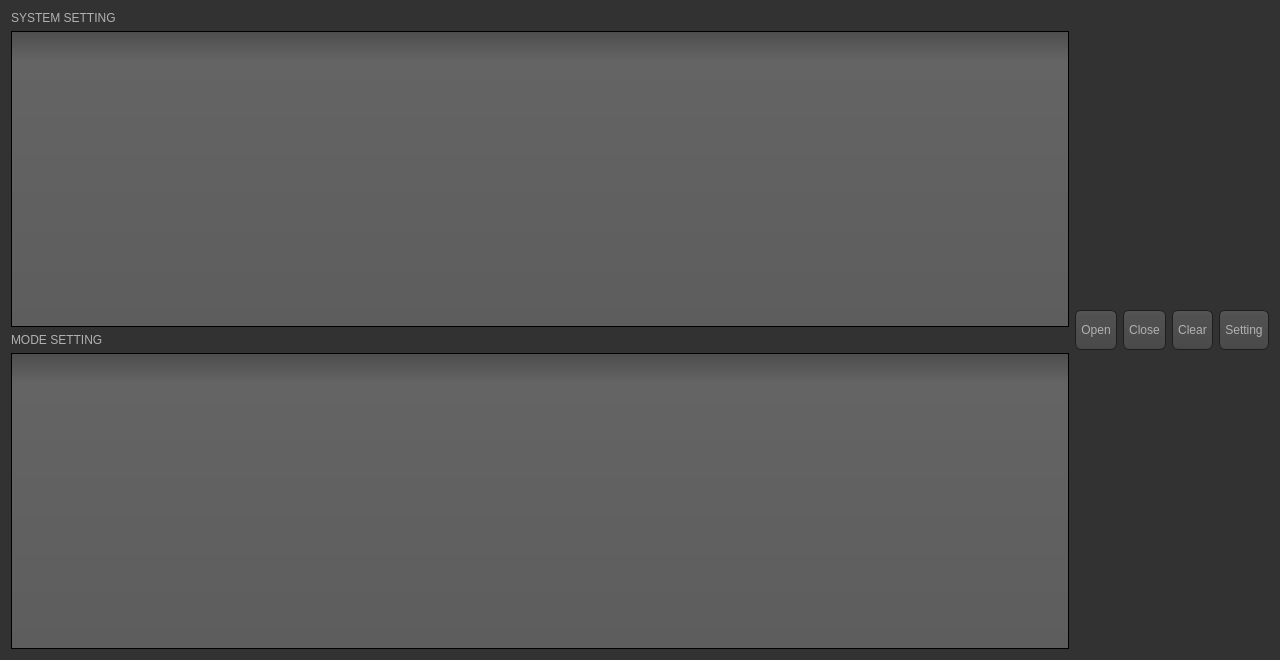
<?xml version="1.0" encoding="UTF-8"?>
<ui version="4.0">
 <class>SystemPage</class>
 <widget class="QWidget" name="SystemPage">
  <property name="geometry">
   <rect>
    <x>0</x>
    <y>0</y>
    <width>1280</width>
    <height>660</height>
   </rect>
  </property>
  <property name="sizePolicy">
   <sizepolicy hsizetype="Expanding" vsizetype="Expanding">
    <horstretch>0</horstretch>
    <verstretch>0</verstretch>
   </sizepolicy>
  </property>
  <property name="windowTitle">
   <string>Form</string>
  </property>
  <property name="styleSheet">
   <string notr="true">QToolTip
{
     border: 1px solid black;
     background-color: #ffa02f;
     padding: 1px;
     border-radius: 3px;
     opacity: 100;
}

QWidget
{
    color: #b1b1b1;
    background-color: #323232;
}

QWidget:item:hover
{
    background-color: QLinearGradient( x1: 0, y1: 0, x2: 0, y2: 1, stop: 0 #ffa02f, stop: 1 #ca0619);
    color: #000000;
}

QWidget:item:selected
{
    background-color: QLinearGradient( x1: 0, y1: 0, x2: 0, y2: 1, stop: 0 #ffa02f, stop: 1 #d7801a);
}

QMenuBar::item
{
    background: transparent;
}

QMenuBar::item:selected
{
    background: transparent;
    border: 1px solid #ffaa00;
}

QMenuBar::item:pressed
{
    background: #444;
    border: 1px solid #000;
    background-color: QLinearGradient(
        x1:0, y1:0,
        x2:0, y2:1,
        stop:1 #212121,
        stop:0.4 #343434/*,
        stop:0.2 #343434,
        stop:0.1 #ffaa00*/
    );
    margin-bottom:-1px;
    padding-bottom:1px;
}

QMenu
{
    border: 1px solid #000;
}

QMenu::item
{
    padding: 2px 20px 2px 20px;
}

QMenu::item:selected
{
    color: #000000;
}

QWidget:disabled
{
    color: #404040;
    background-color: #323232;
}

QAbstractItemView
{
    background-color: QLinearGradient( x1: 0, y1: 0, x2: 0, y2: 1, stop: 0 #4d4d4d, stop: 0.1 #646464, stop: 1 #5d5d5d);
}

QWidget:focus
{
    /*border: 2px solid QLinearGradient( x1: 0, y1: 0, x2: 0, y2: 1, stop: 0 #ffa02f, stop: 1 #d7801a);*/
}

QLineEdit
{
    background-color: QLinearGradient( x1: 0, y1: 0, x2: 0, y2: 1, stop: 0 #4d4d4d, stop: 0 #646464, stop: 1 #5d5d5d);
    padding: 1px;
    border-style: solid;
    border: 1px solid #1e1e1e;
    border-radius: 5;
}

QPushButton
{
    color: #b1b1b1;
    background-color: QLinearGradient( x1: 0, y1: 0, x2: 0, y2: 1, stop: 0 #565656, stop: 0.1 #525252, stop: 0.5 #4e4e4e, stop: 0.9 #4a4a4a, stop: 1 #464646);
    border-width: 1px;
    border-color: #1e1e1e;
    border-style: solid;
    border-radius: 6;
    padding: 3px;
    font-size: 12px;
    padding-left: 5px;
    padding-right: 5px;
}

QPushButton:pressed
{
    background-color: QLinearGradient( x1: 0, y1: 0, x2: 0, y2: 1, stop: 0 #2d2d2d, stop: 0.1 #2b2b2b, stop: 0.5 #292929, stop: 0.9 #282828, stop: 1 #252525);
}

QComboBox
{
    selection-background-color: #ffaa00;
    background-color: QLinearGradient( x1: 0, y1: 0, x2: 0, y2: 1, stop: 0 #565656, stop: 0.1 #525252, stop: 0.5 #4e4e4e, stop: 0.9 #4a4a4a, stop: 1 #464646);
    border-style: solid;
    border: 1px solid #1e1e1e;
    border-radius: 5;
}

QComboBox:hover,QPushButton:hover
{
    border: 2px solid QLinearGradient( x1: 0, y1: 0, x2: 0, y2: 1, stop: 0 #ffa02f, stop: 1 #d7801a);
}


QComboBox:on
{
    padding-top: 3px;
    padding-left: 4px;
    background-color: QLinearGradient( x1: 0, y1: 0, x2: 0, y2: 1, stop: 0 #2d2d2d, stop: 0.1 #2b2b2b, stop: 0.5 #292929, stop: 0.9 #282828, stop: 1 #252525);
    selection-background-color: #ffaa00;
}

QComboBox QAbstractItemView
{
    border: 2px solid darkgray;
    selection-background-color: QLinearGradient( x1: 0, y1: 0, x2: 0, y2: 1, stop: 0 #ffa02f, stop: 1 #d7801a);
}

QComboBox::drop-down
{
     subcontrol-origin: padding;
     subcontrol-position: top right;
     width: 15px;

     border-left-width: 0px;
     border-left-color: darkgray;
     border-left-style: solid; /* just a single line */
     border-top-right-radius: 3px; /* same radius as the QComboBox */
     border-bottom-right-radius: 3px;
 }

QComboBox::down-arrow
{
     image: url(:/down_arrow.png);
}

QGroupBox:focus
{
border: 2px solid QLinearGradient( x1: 0, y1: 0, x2: 0, y2: 1, stop: 0 #ffa02f, stop: 1 #d7801a);
}

QTextEdit:focus
{
    border: 2px solid QLinearGradient( x1: 0, y1: 0, x2: 0, y2: 1, stop: 0 #ffa02f, stop: 1 #d7801a);
}

QScrollBar:horizontal {
     border: 1px solid #222222;
     background: QLinearGradient( x1: 0, y1: 0, x2: 0, y2: 1, stop: 0.0 #121212, stop: 0.2 #282828, stop: 1 #484848);
     height: 7px;
     margin: 0px 16px 0 16px;
}

QScrollBar::handle:horizontal
{
      background: QLinearGradient( x1: 0, y1: 0, x2: 1, y2: 0, stop: 0 #ffa02f, stop: 0.5 #d7801a, stop: 1 #ffa02f);
      min-height: 20px;
      border-radius: 2px;
}

QScrollBar::add-line:horizontal {
      border: 1px solid #1b1b19;
      border-radius: 2px;
      background: QLinearGradient( x1: 0, y1: 0, x2: 1, y2: 0, stop: 0 #ffa02f, stop: 1 #d7801a);
      width: 14px;
      subcontrol-position: right;
      subcontrol-origin: margin;
}

QScrollBar::sub-line:horizontal {
      border: 1px solid #1b1b19;
      border-radius: 2px;
      background: QLinearGradient( x1: 0, y1: 0, x2: 1, y2: 0, stop: 0 #ffa02f, stop: 1 #d7801a);
      width: 14px;
     subcontrol-position: left;
     subcontrol-origin: margin;
}

QScrollBar::right-arrow:horizontal, QScrollBar::left-arrow:horizontal
{
      border: 1px solid black;
      width: 1px;
      height: 1px;
      background: white;
}

QScrollBar::add-page:horizontal, QScrollBar::sub-page:horizontal
{
      background: none;
}

QScrollBar:vertical
{
      background: QLinearGradient( x1: 0, y1: 0, x2: 1, y2: 0, stop: 0.0 #121212, stop: 0.2 #282828, stop: 1 #484848);
      width: 7px;
      margin: 16px 0 16px 0;
      border: 1px solid #222222;
}

QScrollBar::handle:vertical
{
      background: QLinearGradient( x1: 0, y1: 0, x2: 0, y2: 1, stop: 0 #ffa02f, stop: 0.5 #d7801a, stop: 1 #ffa02f);
      min-height: 20px;
      border-radius: 2px;
}

QScrollBar::add-line:vertical
{
      border: 1px solid #1b1b19;
      border-radius: 2px;
      background: QLinearGradient( x1: 0, y1: 0, x2: 0, y2: 1, stop: 0 #ffa02f, stop: 1 #d7801a);
      height: 14px;
      subcontrol-position: bottom;
      subcontrol-origin: margin;
}

QScrollBar::sub-line:vertical
{
      border: 1px solid #1b1b19;
      border-radius: 2px;
      background: QLinearGradient( x1: 0, y1: 0, x2: 0, y2: 1, stop: 0 #d7801a, stop: 1 #ffa02f);
      height: 14px;
      subcontrol-position: top;
      subcontrol-origin: margin;
}

QScrollBar::up-arrow:vertical, QScrollBar::down-arrow:vertical
{
      border: 1px solid black;
      width: 1px;
      height: 1px;
      background: white;
}


QScrollBar::add-page:vertical, QScrollBar::sub-page:vertical
{
      background: none;
}

QTextEdit
{
    background-color: #242424;
}

QPlainTextEdit
{
    background-color: #242424;
}

QHeaderView::section
{
    background-color: QLinearGradient(x1:0, y1:0, x2:0, y2:1, stop:0 #616161, stop: 0.5 #505050, stop: 0.6 #434343, stop:1 #656565);
    color: white;
    padding-left: 4px;
    border: 1px solid #6c6c6c;
}

QCheckBox:disabled
{
color: #414141;
}

QDockWidget::title
{
    text-align: center;
    spacing: 3px; /* spacing between items in the tool bar */
    background-color: QLinearGradient(x1:0, y1:0, x2:0, y2:1, stop:0 #323232, stop: 0.5 #242424, stop:1 #323232);
}

QDockWidget::close-button, QDockWidget::float-button
{
    text-align: center;
    spacing: 1px; /* spacing between items in the tool bar */
    background-color: QLinearGradient(x1:0, y1:0, x2:0, y2:1, stop:0 #323232, stop: 0.5 #242424, stop:1 #323232);
}

QDockWidget::close-button:hover, QDockWidget::float-button:hover
{
    background: #242424;
}

QDockWidget::close-button:pressed, QDockWidget::float-button:pressed
{
    padding: 1px -1px -1px 1px;
}

QMainWindow::separator
{
    background-color: QLinearGradient(x1:0, y1:0, x2:0, y2:1, stop:0 #161616, stop: 0.5 #151515, stop: 0.6 #212121, stop:1 #343434);
    color: white;
    padding-left: 4px;
    border: 1px solid #4c4c4c;
    spacing: 3px; /* spacing between items in the tool bar */
}

QMainWindow::separator:hover
{

    background-color: QLinearGradient(x1:0, y1:0, x2:0, y2:1, stop:0 #d7801a, stop:0.5 #b56c17 stop:1 #ffa02f);
    color: white;
    padding-left: 4px;
    border: 1px solid #6c6c6c;
    spacing: 3px; /* spacing between items in the tool bar */
}

QToolBar::handle
{
     spacing: 3px; /* spacing between items in the tool bar */
     background: url(:/images/handle.png);
}

QMenu::separator
{
    height: 2px;
    background-color: QLinearGradient(x1:0, y1:0, x2:0, y2:1, stop:0 #161616, stop: 0.5 #151515, stop: 0.6 #212121, stop:1 #343434);
    color: white;
    padding-left: 4px;
    margin-left: 10px;
    margin-right: 5px;
}

QProgressBar
{
    border: 2px solid grey;
    border-radius: 5px;
    text-align: center;
}

QProgressBar::chunk
{
    background-color: #d7801a;
    width: 2.15px;
    margin: 0.5px;
}

QTabBar::tab {
    color: #b1b1b1;
    border: 1px solid #444;
    border-bottom-style: none;
    background-color: #323232;
    padding-left: 10px;
    padding-right: 10px;
    padding-top: 3px;
    padding-bottom: 2px;
    margin-right: -1px;
}

QTabWidget::pane {
    border: 1px solid #444;
    top: 1px;
}

QTabBar::tab:last
{
    margin-right: 0; /* the last selected tab has nothing to overlap with on the right */
    border-top-right-radius: 3px;
}

QTabBar::tab:first:!selected
{
 margin-left: 0px; /* the last selected tab has nothing to overlap with on the right */


    border-top-left-radius: 3px;
}

QTabBar::tab:!selected
{
    color: #b1b1b1;
    border-bottom-style: solid;
    margin-top: 3px;
    background-color: QLinearGradient(x1:0, y1:0, x2:0, y2:1, stop:1 #212121, stop:.4 #343434);
}

QTabBar::tab:selected
{
    border-top-left-radius: 3px;
    border-top-right-radius: 3px;
    margin-bottom: 0px;
}

QTabBar::tab:!selected:hover
{
    /*border-top: 2px solid #ffaa00;
    padding-bottom: 3px;*/
    border-top-left-radius: 3px;
    border-top-right-radius: 3px;
    background-color: QLinearGradient(x1:0, y1:0, x2:0, y2:1, stop:1 #212121, stop:0.4 #343434, stop:0.2 #343434, stop:0.1 #ffaa00);
}

QRadioButton::indicator:checked, QRadioButton::indicator:unchecked{
    color: #b1b1b1;
    background-color: #323232;
    border: 1px solid #b1b1b1;
    border-radius: 6px;
}

QRadioButton::indicator:checked
{
    background-color: qradialgradient(
        cx: 0.5, cy: 0.5,
        fx: 0.5, fy: 0.5,
        radius: 1.0,
        stop: 0.25 #ffaa00,
        stop: 0.3 #323232
    );
}

QCheckBox::indicator{
    color: #b1b1b1;
    background-color: #323232;
    border: 1px solid #b1b1b1;
    width: 9px;
    height: 9px;
}

QRadioButton::indicator
{
    border-radius: 6px;
}

QRadioButton::indicator:hover, QCheckBox::indicator:hover
{
    border: 1px solid #ffaa00;
}

QCheckBox::indicator:checked
{
    image:url(:/images/checkbox.png);
}

QCheckBox::indicator:disabled, QRadioButton::indicator:disabled
{
    border: 1px solid #444;
}</string>
  </property>
  <layout class="QGridLayout" name="gridLayout">
   <item row="0" column="0">
    <layout class="QVBoxLayout" name="verticalLayout">
     <item>
      <widget class="QLabel" name="System_SystemSetting_label">
       <property name="text">
        <string>SYSTEM SETTING</string>
       </property>
      </widget>
     </item>
     <item>
      <widget class="QTableView" name="System_SystemSetting_tableView"/>
     </item>
    </layout>
   </item>
   <item row="0" column="1" rowspan="2">
    <layout class="QVBoxLayout" name="System_Console_VLayout">
     <item>
      <layout class="QHBoxLayout" name="System_Console_HLayout">
       <item>
        <widget class="QPushButton" name="System_OpenSerial_button">
         <property name="minimumSize">
          <size>
           <width>0</width>
           <height>40</height>
          </size>
         </property>
         <property name="text">
          <string>Open</string>
         </property>
        </widget>
       </item>
       <item>
        <widget class="QPushButton" name="System_CloseSerial_button">
         <property name="minimumSize">
          <size>
           <width>0</width>
           <height>40</height>
          </size>
         </property>
         <property name="text">
          <string>Close</string>
         </property>
        </widget>
       </item>
       <item>
        <widget class="QPushButton" name="System_ClearConsole_button">
         <property name="minimumSize">
          <size>
           <width>0</width>
           <height>40</height>
          </size>
         </property>
         <property name="text">
          <string>Clear</string>
         </property>
        </widget>
       </item>
       <item>
        <widget class="QPushButton" name="System_SettingDialog_button">
         <property name="minimumSize">
          <size>
           <width>0</width>
           <height>40</height>
          </size>
         </property>
         <property name="text">
          <string>Setting</string>
         </property>
        </widget>
       </item>
      </layout>
     </item>
    </layout>
   </item>
   <item row="1" column="0">
    <layout class="QVBoxLayout" name="verticalLayout_2">
     <item>
      <widget class="QLabel" name="System_ModeSetting_label">
       <property name="text">
        <string>MODE SETTING</string>
       </property>
      </widget>
     </item>
     <item>
      <widget class="QTableView" name="System_ModeSetting_tableView"/>
     </item>
    </layout>
   </item>
  </layout>
 </widget>
 <resources/>
 <connections/>
</ui>
